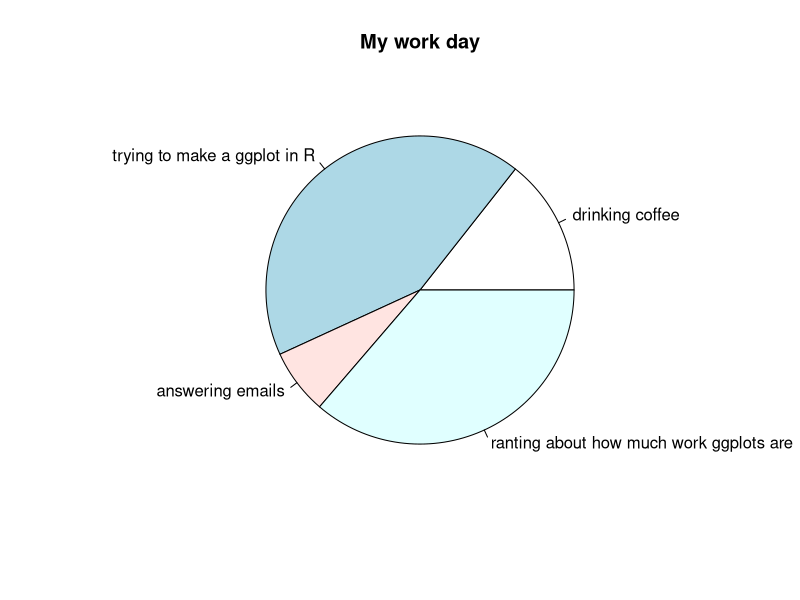

Recreate this plot in R.
#
# Some example code for the collaboration --------------------------------------
#
# This is also a change in the same line!

# Create data for the graph.
x <- c(21, 62, 10, 53)
labels <- c("drinking coffee", "trying to make a ggplot in R", "answering emails", "ranting about how much work ggplots are")


# Plot the chart.
pie(x,labels, main = "My work day")

